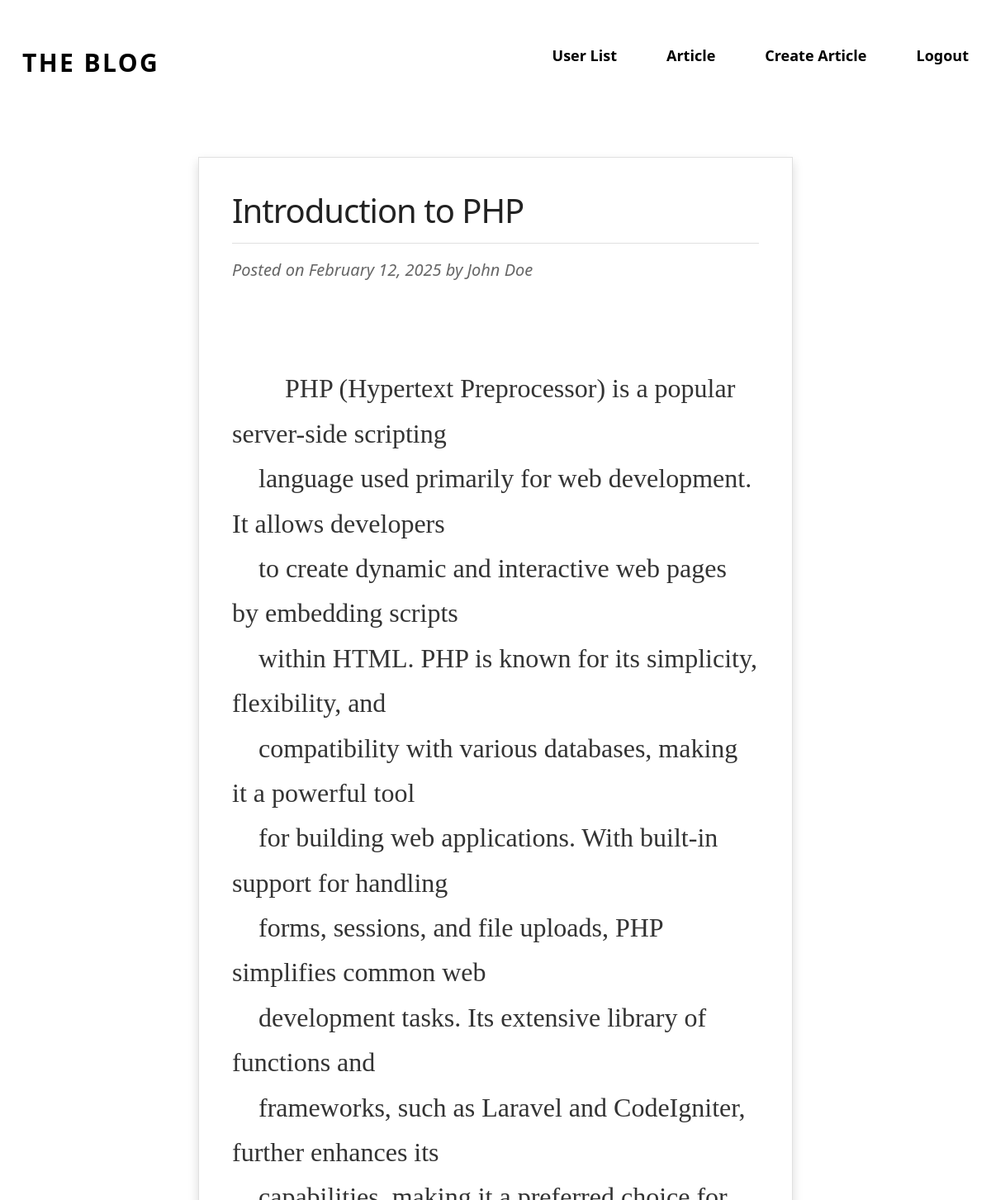
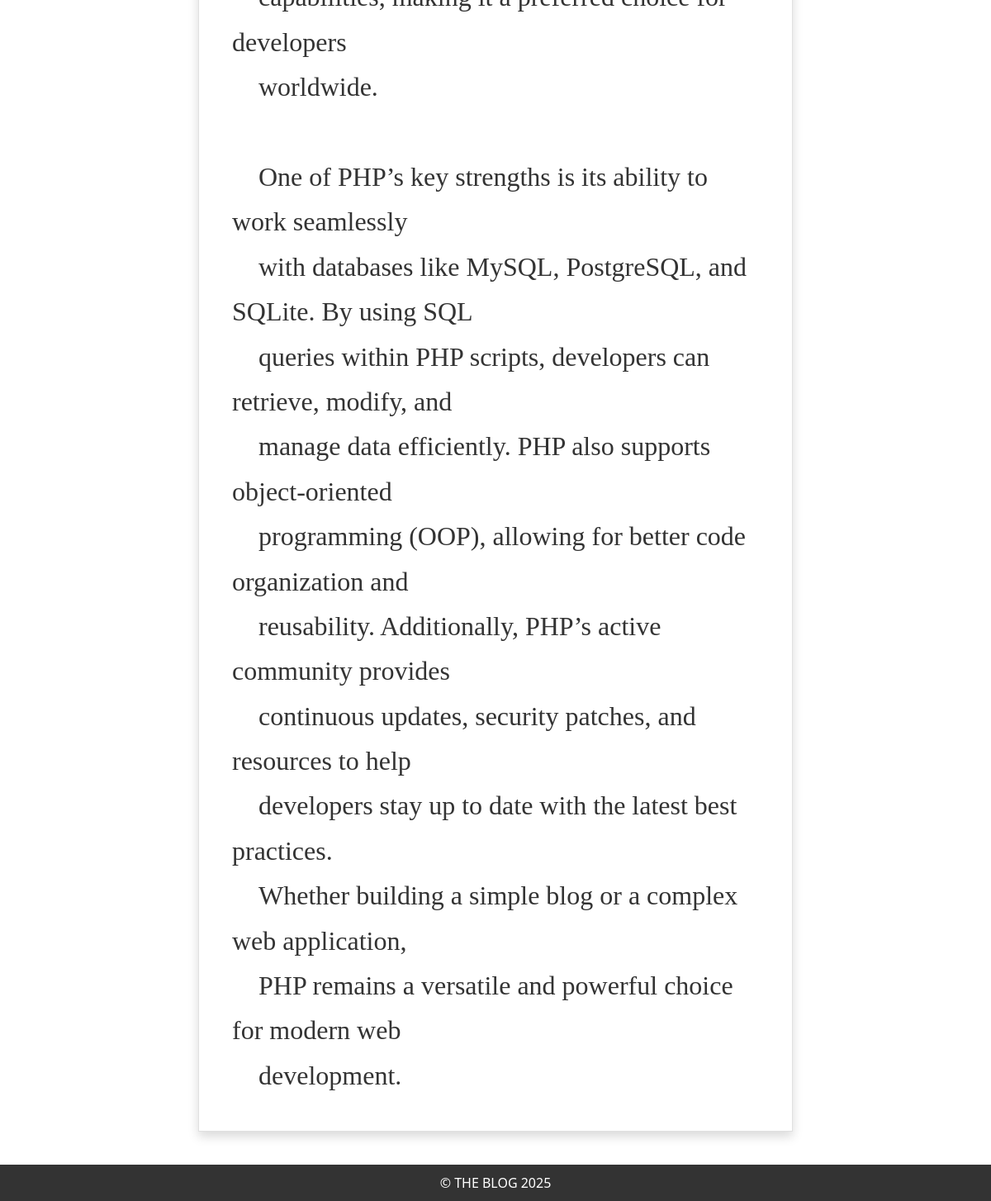
Page /article.php?id=1 (signed in) on the committed database (2 pictures, top to bottom).
### tables this page shows
CREATE TABLE Article
    (
        ArticleId Integer PRIMARY KEY,
        Title VARCHAR(255) NOT NULL,
        Body Text NOT NULL,
        CreateDate DATE NOT NULL,
        StartDate DATE NOT NULL,
        EndDate DATE NOT NULL,
        ContributorUsername VARCHAR(50) NOT NULL,
        FOREIGN KEY (ContributorUsername) REFERENCES Users(Username)
    );

### article.php (the view, shortened to what this page needs)
<?php
    include('templates/header.php');
    $db = getDatabase();
    if(isset($_GET['id'])){
        $id = $_GET['id'];
    } else {
        $id = null;
        echo "no article chosen";
    }
    $dbQuery = "SELECT Title, Body, StartDate, EndDate, ContributorUsername FROM Article WHERE ArticleId = ?";
    $preparedstmt = $db->prepare($dbQuery);
    $preparedstmt->bindValue(1, $id);
    $result = $preparedstmt->execute();
    $data = $result->fetchArray();
    $date = date_create($data[2]);
    $date = date_format($date, ("F d, Y"));
    echo '<body class="back">';
    echo "
    <div class='main'>
        <h1 class='index_h1'>{$data[0]}</h1>
        <h5 class='date'><i>Posted on {$date} by {$data[4]}</i></h5>
        <div class='mainBody'> {$data[1]}</div>
    </div>
    </body>
    ";
    include('templates/footer.php');
?>

### styles/style.css (style rules this page uses)
html, body { overflow-x: hidden; min-height: 100vh; margin: 0; display: flex; flex-direction: column; }
body > *:not(header):not(footer) { flex: 1; }
.main { width: 60%; margin: 40px auto; background-color: #fff; box-shadow: 0 6px 12px rgba(0,0,0,0.15); border: 1px solid #e0e0e0; padding: 40px; background-size: 100% 1.2em; line-height: 1.2em; }
.index_h1 { color: #222; font-size: 2.5rem; margin-bottom: 20px; border-bottom: 1px solid #e0e0e0; padding-bottom: 15px; letter-spacing: -1px; }
.date { color: #666; font-style: italic; margin-bottom: 30px; display: block; }
.mainBody { color: #333; line-height: 1.7; white-space: pre-wrap; word-wrap: break-word; overflow-wrap: break-word; width: 100%; word-break: break-word; font-family: 'Georgia', serif; font-size: 2rem; padding-top: 20px; }

### rows in the picture
article: Title "Introduction to PHP", StartDate "February 12, 2025", ContributorUsername "John Doe", Body "PHP (Hypertext Preprocessor) is a popular server-side scripting language used primarily for web development. It allows developers to create dynamic and interactive web pages by embedding scripts within HTML. PHP is known for its simplicity, flexibility, and compatibility with various databases, making it a powerful tool for building web applications. With built-in support for handling forms, sessions, and file uploads, PHP simplifies common web development tasks. Its extensive library of functions and frameworks, such as Laravel and CodeIgniter, further enhances its capabilities, making it a preferred choice for developers worldwide. One of PHP’s key strengths is its ability to work…"
